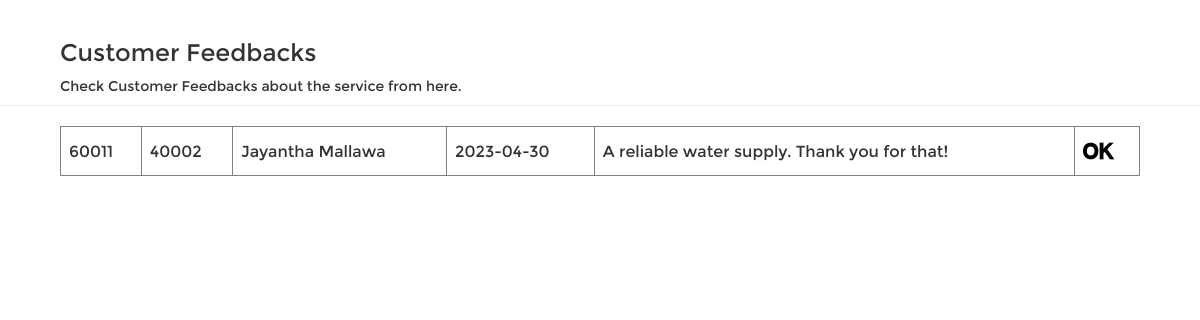
The app's page /staff/feedback.php with its own data.
### tables this page shows
CREATE TABLE `feedback` (
  `Feedback_ID` int(5) NOT NULL AUTO_INCREMENT,
  `Cus_ID` int(5) DEFAULT NULL,
  `Date` date NOT NULL,
  `Description` varchar(300) NOT NULL,
  PRIMARY KEY (`Feedback_ID`),
  KEY `Cus_ID` (`Cus_ID`),
  CONSTRAINT `feedback_ibfk_1` FOREIGN KEY (`Cus_ID`) REFERENCES `customer` (`Cus_ID`) ON DELETE SET NULL
);

CREATE TABLE `customer` (
  `Cus_ID` int(5) NOT NULL AUTO_INCREMENT,
  `Req_ID` int(5) NOT NULL,
  `Fname` varchar(20) NOT NULL,
  `Lname` varchar(20) NOT NULL,
  `Phone` int(10) NOT NULL,
  `Address` varchar(100) NOT NULL,
  PRIMARY KEY (`Cus_ID`),
  KEY `Req_ID` (`Req_ID`),
  CONSTRAINT `customer_ibfk_1` FOREIGN KEY (`Req_ID`) REFERENCES `new_connection` (`Req_ID`)
);

### staff/feedback.php (the view, shortened to what this page needs)
<?php
include("config.php");
$query = "SELECT FEEDBACK.*, CUSTOMER.Fname, CUSTOMER.Lname
FROM FEEDBACK
INNER JOIN CUSTOMER
ON FEEDBACK.Cus_ID = CUSTOMER.Cus_ID
ORDER BY FEEDBACK.Feedback_ID DESC;
";
$result = filterRecord($query);
	function filterRecord($query)
	{
		include("config.php");
		$filter_result = mysqli_query($mysqli, $query);
		return $filter_result;
	}
?>
<html>
	<head>
		<link type="text/css" href="assets/css/bootstrap.min.css" rel="stylesheet">
		<link rel="stylesheet" href="https://cdnjs.cloudflare.com/ajax/libs/font-awesome/4.7.0/css/font-awesome.min.css">
</head>
<body style="background-color: hsla(0,0%,100%,0.8)">
<div class="page-header" >
<h3 style="font-family:Montserrat;margin-left:5%;">Customer Feedbacks</h3>
<p3 style="font-family:Montserrat;margin-left:5%;">Check Customer Feedbacks about the service from here.</p3>
</div>
<div class="body_class" >
   <div class="table_container" style="overflow-y: scroll; height:65%; width:90%; margin-left:5%;">
<?php
echo "<table border='1' ;table width='100%'>
<tr>
</tr>";
while($row = mysqli_fetch_array($result))
{
echo "<tr>";
echo "<td>" . $row['Feedback_ID'] . "</td>";
echo "<td>" . $row['Cus_ID'] . "</td>";
echo "<td>" . $row['Fname'] . " " . $row['Lname'] . "</td>";
echo "<td>" . $row['Date'] . "</td>";
echo "<td>" . $row['Description'] . "</td>";
  $fedid = $row['Feedback_ID'];
  $query = "SELECT * FROM REVIEWS WHERE Feedback_ID = $fedid";
  $result2 = mysqli_query($conn, $query);
  if(mysqli_num_rows($result2) == 0) {
    echo "<td><a href='feedback_check.php?Feedback_ID=".$row['Feedback_ID']."'><img src='./images/icons8-Edit-32.png' alt='Edit'></a></td>";
  } else {
    echo "<td><img src='./images/icons8-ok-32.png' alt='Edit'></a></td>";
  }
echo "</tr>";
}
echo "</table>";
?>
</div>
</div>
</body>
</html>

### records on screen
feedback: Feedback_ID "60011", Cus_ID "40002", Cus_ID.Fname "Jayantha", Cus_ID.Lname "Mallawa", Date "2023-04-30", Description "A reliable water supply. Thank you for that!"
